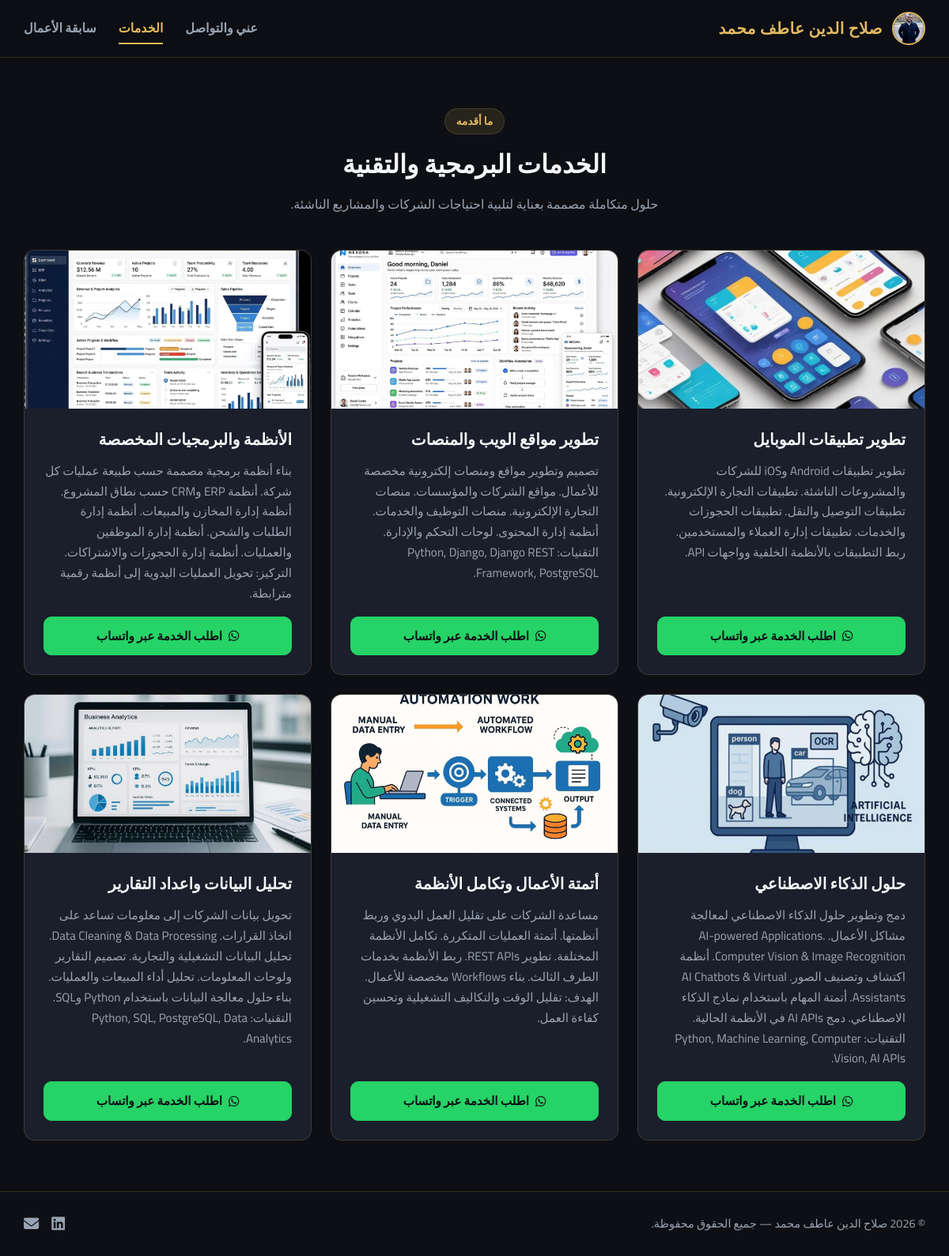
Page /services/ on the committed database.
### portfolio/models.py (models this page shows, shortened)
class ProfileInfo(models.Model):
    full_name = models.CharField(max_length=150, verbose_name="الاسم الكامل")
    title = models.CharField(max_length=200, verbose_name="المسمى الوظيفي")
    bio = models.TextField(verbose_name="نبذة عني")
    profile_image = models.ImageField(upload_to='profile/', blank=True, null=True, verbose_name="الصورة الشخصية")
    email = models.EmailField(verbose_name="البريد الإلكتروني")
    phone = models.CharField(max_length=30, blank=True, verbose_name="رقم الهاتف / واتساب")
    location = models.CharField(max_length=150, blank=True, verbose_name="الموقع")
    github_url = models.URLField(blank=True, verbose_name="رابط GitHub")
    linkedin_url = models.URLField(blank=True, verbose_name="رابط LinkedIn")
    cv_file = models.FileField(upload_to='cv/', blank=True, null=True, verbose_name="ملف السيرة الذاتية (PDF)")
    def get_whatsapp_number(self):
        if not self.phone:
            return ''
        digits = ''.join(ch for ch in self.phone if ch.isdigit())
        if digits.startswith('01') and len(digits) == 11:
            return '2' + digits
        if digits.startswith('00'):
            return digits[2:]
        return digits
    class Meta:
        verbose_name = "المعلومات الشخصية"
        verbose_name_plural = "المعلومات الشخصية"

class Service(models.Model):
    title = models.CharField(max_length=150, verbose_name="اسم الخدمة")
    description = models.TextField(verbose_name="وصف الخدمة")
    icon_class = models.CharField(
        max_length=100,
        blank=True,
        help_text="مثال: fa-solid fa-code أو fa-solid fa-robot",
        verbose_name="أيقونة (FontAwesome)"
    )
    image = models.ImageField(upload_to='services/', blank=True, null=True, verbose_name="صورة الخدمة (اختياري)")
    order = models.PositiveIntegerField(default=0, verbose_name="ترتيب العرض")
    is_active = models.BooleanField(default=True, verbose_name="مفعّلة")
    class Meta:
        ordering = ['order', 'id']
        verbose_name = "خدمة"
        verbose_name_plural = "الخدمات"

### portfolio/views.py (the view)
# urls.py: path('services/', views.services_view, name='services'),
def services_view(request):
    profile = ProfileInfo.objects.first()
    services = Service.objects.filter(is_active=True)
    context = {
        'profile': profile,
        'services': services,
    }
    return render(request, 'portfolio/services.html', context)

### portfolio/templates/portfolio/services.html (shortened to what this page needs)
{% extends 'portfolio/base.html' %}
{% block content %}
<section class="page-section">
    <div class="container">
        <div class="section-header">
            <span class="section-tag">ما أقدمه</span>
            <h1 class="section-title">الخدمات البرمجية والتقنية</h1>
            <p class="section-subtitle">حلول متكاملة مصممة بعناية لتلبية احتياجات الشركات والمشاريع الناشئة.</p>
        </div>
        {% if services %}
            <div class="cards-grid services-grid">
                {% for service in services %}
                    <article class="card service-card">
                        {% if service.image %}
                            <div class="card-media">
                                <img src="{{ service.image.url }}" alt="{{ service.title }}" loading="lazy">
                            </div>
                        {% elif service.icon_class %}
                            <div class="service-icon">
                                <i class="{{ service.icon_class }}"></i>
                            </div>
                        {% else %}
                            <div class="service-icon">
                                <i class="fa-solid fa-layer-group"></i>
                            </div>
                        {% endif %}
                        <div class="card-body">
                            <h2 class="card-title">{{ service.title }}</h2>
                            <p class="card-text">{{ service.description }}</p>
                            <div class="card-actions">
                                {% if profile and profile.get_whatsapp_number %}
                                    <a href="https://wa.me/{{ profile.get_whatsapp_number }}?text={{ 'مرحباً، أرغب في طلب خدمة: '|add:service.title|add:'%0Aالتفاصيل: '|add:service.description|truncatechars:220|urlencode }}"
                                       target="_blank"
                                       rel="noopener"
                                       class="btn btn-whatsapp btn-block">
                                        <i class="fa-brands fa-whatsapp"></i> اطلب الخدمة عبر واتساب
                                    </a>
                                {% else %}
                                    <a href="{% url 'portfolio:about_contact' %}#contact" class="btn btn-outline btn-block">
                                        اطلب الخدمة الآن
                                    </a>
                                {% endif %}
                            </div>
                        </div>
                    </article>
                {% endfor %}
            </div>
        {% else %}
            <div class="empty-state">
                <i class="fa-regular fa-folder-open"></i>
                <p>لم يتم إضافة خدمات بعد. يمكنك إضافة الخدمات من لوحة تحكم Django Admin.</p>
            </div>
        {% endif %}
    </div>
</section>
{% endblock %}

### portfolio/templates/portfolio/base.html (shortened to what this page needs)
{% load static %}
<!DOCTYPE html>
<html lang="ar" dir="rtl">
<head>
    <link rel="stylesheet" href="https://cdnjs.cloudflare.com/ajax/libs/font-awesome/6.5.1/css/all.min.css">
    <link rel="stylesheet" href="{% static 'css/style.css' %}">
</head>
<body>
    <header class="site-header">
        <div class="container nav-wrapper">
            <a href="{% url 'portfolio:about_contact' %}" class="brand-logo">
                {% if profile and profile.profile_image %}
                    <img src="{{ profile.profile_image.url }}" alt="{{ profile.full_name }}" class="header-avatar">
                {% else %}
                    <span class="header-avatar-fallback"><i class="fa-solid fa-user"></i></span>
                {% endif %}
                {% if profile and profile.full_name %}
                    <span>{{ profile.full_name }}</span>
                {% else %}
                    <span>Software Solutions Engineer</span>
                {% endif %}
            </a>
            <nav class="main-nav" id="mainNav">
                <a href="{% url 'portfolio:about_contact' %}" class="nav-link {% if request.resolver_match.url_name == 'about_contact' %}active{% endif %}">عني والتواصل</a>
                <a href="{% url 'portfolio:services' %}" class="nav-link {% if request.resolver_match.url_name == 'services' %}active{% endif %}">الخدمات</a>
                <a href="{% url 'portfolio:projects' %}" class="nav-link {% if request.resolver_match.url_name == 'projects' or request.resolver_match.url_name == 'project_detail' %}active{% endif %}">سابقة الأعمال</a>
            </nav>
        </div>
    </header>
    <main class="main-content">
        {% block content %}{% endblock %}
    </main>
    <footer class="site-footer">
        <div class="container footer-wrapper">
            <p>© {% now "Y" %} {% if profile %}{{ profile.full_name }}{% else %}Software Solutions Engineer{% endif %} — جميع الحقوق محفوظة.</p>
            <div class="social-links">
                {% if profile.linkedin_url %}
                    <a href="{{ profile.linkedin_url }}" target="_blank" rel="noopener" aria-label="LinkedIn"><i class="fa-brands fa-linkedin"></i></a>
                {% endif %}
                {% if profile.email %}
                    <a href="mailto:{{ profile.email }}" aria-label="البريد الإلكتروني"><i class="fa-solid fa-envelope"></i></a>
                {% endif %}
            </div>
        </div>
    </footer>
</body>
</html>

### static/css/style.css (style rules this page uses)
:root { --bg-primary: #0d0f14; --bg-secondary: #151922; --bg-card: #1a1f2b; --text-primary: #f4f5f7; --text-muted: #9aa3b2; --gold: #e2b95f; --gold-dark: #c99d3e; --border-color: rgba(226, 185, 95, 0.18); --radius: 14px; --transition: 0.25s ease; }
* { box-sizing: border-box; margin: 0; padding: 0; }
body { font-family: 'Cairo', sans-serif; background-color: var(--bg-primary); color: var(--text-primary); line-height: 1.7; min-height: 100vh; display: flex; flex-direction: column; }
a { color: inherit; text-decoration: none; }
img { max-width: 100%; display: block; }
.container { width: 100%; max-width: 1180px; margin: 0 auto; padding: 0 20px; }
.main-content { flex: 1; }
.site-header { background-color: rgba(13, 15, 20, 0.92); backdrop-filter: blur(10px); border-bottom: 1px solid var(--border-color); position: sticky; top: 0; z-index: 100; }
.nav-wrapper { display: flex; align-items: center; justify-content: space-between; height: 72px; }
.brand-logo { font-size: 1.35rem; font-weight: 800; color: var(--gold); letter-spacing: 0.5px; }
.main-nav { display: flex; gap: 28px; }
.nav-link { font-weight: 600; color: var(--text-muted); padding: 6px 0; position: relative; transition: color var(--transition); }
.nav-link:hover, .nav-link.active { color: var(--gold); }
.nav-link.active::after { content: ""; position: absolute; bottom: 0; right: 0; width: 100%; height: 2px; background-color: var(--gold); }
.page-section { padding: 64px 0; }
.section-header { text-align: center; max-width: 680px; margin: 0 auto 44px; }
.section-tag { display: inline-block; color: var(--gold); background: rgba(226, 185, 95, 0.12); border: 1px solid var(--border-color); padding: 4px 14px; border-radius: 999px; font-size: 0.85rem; font-weight: 700; margin-bottom: 10px; }
.section-title { font-size: 2rem; font-weight: 800; margin-bottom: 10px; }
.section-subtitle { color: var(--text-muted); }
.btn { display: inline-flex; align-items: center; justify-content: center; gap: 8px; padding: 11px 22px; border-radius: 10px; font-family: inherit; font-weight: 700; font-size: 0.95rem; cursor: pointer; border: 1px solid transparent; transition: all var(--transition); }
.btn-block { width: 100%; }
.cards-grid { display: grid; grid-template-columns: repeat(auto-fill, minmax(310px, 1fr)); gap: 24px; }
.card { background-color: var(--bg-card); border: 1px solid var(--border-color); border-radius: var(--radius); overflow: hidden; display: flex; flex-direction: column; transition: transform var(--transition), border-color var(--transition); }
.card-media { position: relative; height: 200px; background-color: var(--bg-secondary); overflow: hidden; }
.card-media img { width: 100%; height: 100%; object-fit: cover; }
.card-body { padding: 22px 24px 24px; display: flex; flex-direction: column; flex: 1; }
.card-title { font-size: 1.25rem; font-weight: 700; margin-bottom: 10px; }
.card-text { color: var(--text-muted); font-size: 0.95rem; margin-bottom: 16px; }
.card-actions { margin-top: auto; }
.site-footer { border-top: 1px solid var(--border-color); padding: 24px 0; background-color: var(--bg-primary); }
.footer-wrapper { display: flex; align-items: center; justify-content: space-between; flex-wrap: wrap; gap: 16px; color: var(--text-muted); font-size: 0.9rem; }
.social-links { display: flex; gap: 16px; font-size: 1.2rem; }
.brand-logo { display: inline-flex; align-items: center; gap: 12px; font-size: 1.25rem; font-weight: 800; color: var(--gold); letter-spacing: 0.5px; }
.header-avatar { width: 42px; height: 42px; border-radius: 50%; object-fit: cover; border: 2px solid var(--gold); flex-shrink: 0; }
.btn-whatsapp { background-color: #25d366; color: #0d0f14; border-color: #25d366; }

### rows in the picture
ProfileInfo: profile_image (picture), full_name "صلاح الدين عاطف محمد"
Service: image (picture), title "تطوير تطبيقات الموبايل", description "تطوير تطبيقات Android وiOS للشركات والمشروعات الناشئة. تطبيقات التجارة الإلكترونية. تطبيقات التوصيل والنقل. تطبيقات الحجوزات والخدمات. تطبيقات إدارة العملاء والمستخدمين. ربط التطبيقات بالأنظمة الخلفية وواجهات API."
Service: image (picture), title "تطوير مواقع الويب والمنصات", description "تصميم وتطوير مواقع ومنصات إلكترونية مخصصة للأعمال. مواقع الشركات والمؤسسات. منصات التجارة الإلكترونية. منصات التوظيف والخدمات. أنظمة إدارة المحتوى. لوحات التحكم والإدارة. التقنيات: Python, Django, Django REST Framework, PostgreSQL."
Service: image (picture), title "الأنظمة والبرمجيات المخصصة", description "بناء أنظمة برمجية مصممة حسب طبيعة عمليات كل شركة. أنظمة ERP وCRM حسب نطاق المشروع. أنظمة إدارة المخازن والمبيعات. أنظمة إدارة الطلبات والشحن. أنظمة إدارة الموظفين والعمليات. أنظمة إدارة الحجوزات والاشتراكات. التركيز: تحويل العمليات اليدوية إلى أنظمة رقمية مترابطة."
Service: image (picture), title "حلول الذكاء الاصطناعي", description "دمج وتطوير حلول الذكاء الاصطناعي لمعالجة مشاكل الأعمال. AI-powered Applications. Computer Vision & Image Recognition. أنظمة اكتشاف وتصنيف الصور. AI Chatbots & Virtual Assistants. أتمتة المهام باستخدام نماذج الذكاء الاصطناعي. دمج AI APIs في الأنظمة الحالية. التقنيات: Python, Machine Learning, Computer Vision, AI APIs."
Service: image (picture), title "أتمتة الأعمال وتكامل الأنظمة", description "مساعدة الشركات على تقليل العمل اليدوي وربط أنظمتها. أتمتة العمليات المتكررة. تكامل الأنظمة المختلفة. تطوير REST APIs. ربط الأنظمة بخدمات الطرف الثالث. بناء Workflows مخصصة للأعمال. الهدف: تقليل الوقت والتكاليف التشغيلية وتحسين كفاءة العمل."
Service: image (picture), title "تحليل البيانات واعداد التقارير", description "تحويل بيانات الشركات إلى معلومات تساعد على اتخاذ القرارات. Data Cleaning & Data Processing. تحليل البيانات التشغيلية والتجارية. تصميم التقارير ولوحات المعلومات. تحليل أداء المبيعات والعمليات. بناء حلول معالجة البيانات باستخدام Python وSQL. التقنيات: Python, SQL, PostgreSQL, Data Analytics."
